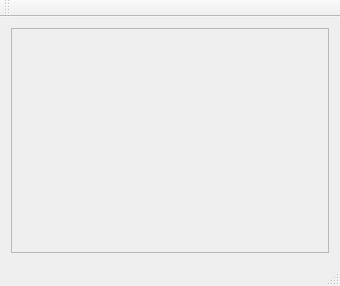
<?xml version="1.0" encoding="UTF-8"?>
<ui version="4.0">
 <class>MainWindow</class>
 <widget class="QMainWindow" name="MainWindow">
  <property name="geometry">
   <rect>
    <x>0</x>
    <y>0</y>
    <width>340</width>
    <height>286</height>
   </rect>
  </property>
  <property name="windowTitle">
   <string>MainWindow</string>
  </property>
  <widget class="QWidget" name="centralWidget">
   <layout class="QHBoxLayout" name="horizontalLayout">
    <item>
     <widget class="NotifyingScrollArea" name="scrollArea">
      <property name="widgetResizable">
       <bool>true</bool>
      </property>
      <widget class="QWidget" name="scrollAreaWidgetContents">
       <property name="geometry">
        <rect>
         <x>0</x>
         <y>0</y>
         <width>324</width>
         <height>222</height>
        </rect>
       </property>
      </widget>
     </widget>
    </item>
   </layout>
  </widget>
  <widget class="QMenuBar" name="menuBar">
   <property name="geometry">
    <rect>
     <x>0</x>
     <y>0</y>
     <width>340</width>
     <height>15</height>
    </rect>
   </property>
  </widget>
  <widget class="QToolBar" name="mainToolBar">
   <attribute name="toolBarArea">
    <enum>TopToolBarArea</enum>
   </attribute>
   <attribute name="toolBarBreak">
    <bool>false</bool>
   </attribute>
  </widget>
  <widget class="QStatusBar" name="statusBar"/>
 </widget>
 <layoutdefault spacing="6" margin="11"/>
 <customwidgets>
  <customwidget>
   <class>NotifyingScrollArea</class>
   <extends>QScrollArea</extends>
   <header>notifyingscrollarea.h</header>
   <container>1</container>
  </customwidget>
 </customwidgets>
 <resources/>
 <connections/>
</ui>
